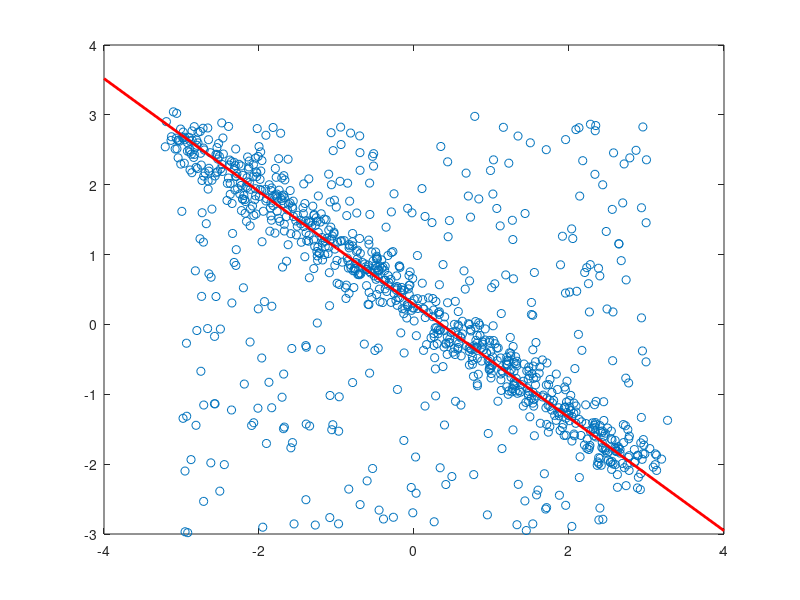

This chart was generated by the following MATLAB code: (Note: this script raises an error after producing the figure.)
clc
clear all
close all

%% 1. Understanding RANSAC
% 1.1
DATA = load('LineData.mat','x','y');
x = DATA.x; y = DATA.y;
data = [x;y];% a 2xn dataset with #n data points
num = 2;% the minimum number of points. For line fitting problem, num=2
iter = 1e+5;% the number of iterations
std = 0.2;
threshDist = sqrt(3.84*(std)^2);%0.3;% the threshold of the distances between points and the fitting line
p = 0.9999;
N = log(1-p)/log(1-(1-0.5)^num);
% inlierRatio = N/length(x);
inlierRatio = 0.1;% the threshold of the number of inliers 

% Plot the data points
figure;plot(data(1,:),data(2,:),'o');hold on;

number = size(data,2); % Total number of points
bestInNum = 0; % Best fitting line with largest number of inliers
bestParameter1=0;bestParameter2=0; % parameters for best fitting line

for i=1:iter
    % Randomly select 2 points
    idx = randperm(number,num); sample = data(:,idx);   
    % Compute the distances between all points with the fitting line 
    kLine = sample(:,2)-sample(:,1);% two points relative distance
    kLineNorm = kLine/norm(kLine);
    normVector = [-kLineNorm(2),kLineNorm(1)];%Ax+By+C=0 A=-kLineNorm(2),B=kLineNorm(1)
    distance = normVector*(data - repmat(sample(:,1),1,number));
    % Compute the inliers with distances smaller than the threshold
    inlierIdx = find(abs(distance)<=threshDist);
    inlierNum = length(inlierIdx);
    % Update the number of inliers and fitting model if better model is found     
    if inlierNum>=round(inlierRatio*number) && inlierNum>bestInNum
        bestInNum = inlierNum;
        parameter1 = (sample(2,2)-sample(2,1))/(sample(1,2)-sample(1,1));
        parameter2 = sample(2,1)-parameter1*sample(1,1);
        bestParameter1=parameter1; bestParameter2=parameter2;
    end
end

% Plot the best fitting line
% figure
% xAxis = -number/2:number/2;
xAxis = -4:4;
yAxis = bestParameter1*xAxis + bestParameter2;
plot(xAxis,yAxis,'r-','LineWidth',2);

% 1.2
ADATA = load('AffineData.mat','orig_feature_pt','trans_feature_pt');
Au = ADATA.orig_feature_pt;
Av = ADATA.trans_feature_pt;
subsum = 0;
threshold = 0.10;
iter = 100;
A = zeros(6,6);
for i=1:iter
    idx = randperm(size(Au,2),3);
    
    A(1:2,:) = kron(eye(2,2),[Au(1:2,idx(1))' 1]);
    A(3:4,:) = kron(eye(2,2),[Au(1:2,idx(2))' 1]);
    A(5:6,:) = kron(eye(2,2),[Au(1:2,idx(3))' 1]);
    b = [Av(1:2,idx(1))' Av(1:2,idx(2))' Av(1:2,idx(3))'];
    % Ax = b
    x=inv(A)*b';
    
    AT(1,:) = x(1:3);
    AT(2,:) = x(4:6);
    result = AT*[Au;ones(1,size(Au,2))];
    dist = sqrt(sum((Av - result).^2));
    summation = sum(dist < threshold);
    if summation > subsum
        subsum = summation;
        outputx = x;
    end
end
Afinal = zeros(3,3);
Afinal(:,1) = outputx(1:3);
Afinal(:,2) = outputx(4:6);
Afinal(3,3) = 1;

T = maketform('Affine',Afinal);
I1 = imread('castle_original.png');
Inew = imtransform(I1, T);
imshow(Inew)
figure;
I2 = imread('castle_transformed.png');
imshow(I2)

%% 2. Distance Transforms and Chamfer Matching
clear
Im = imread('cow.png');
Im = rgb2gray(Im);
th = [0.16 0.18];
Cedge = edge(Im,'Canny',th);
imshow(Cedge)

% 2.1
cedge = double(Cedge);
cedge(find(cedge==0)) = Inf;
cedge(find(cedge==1)) = 0;
cedge0 = cedge;

for i=2:size(cedge,1)
    for j=2:size(cedge,2)
        cedge(i,j) = min([cedge(i-1,j) cedge(i,j-1) cedge(i,j)]) + 1;
    end
end

for i=size(cedge,1)-1:-1:1
    for j=size(cedge,2)-1:-1:1
        cedge(i,j) = min([cedge(i+1,j) cedge(i,j+1) cedge(i,j)]) + 1;
    end
end
% imshow(uint8(cedge))

imshow(uint8(cedge));
figure
subplot 131; imshow(uint8(bwdist(Cedge,'chessboard')));
subplot 132; imshow(uint8(bwdist(Cedge,'cityblock')));
subplot 133; imshow(uint8(bwdist(Cedge,'euclidean')));

% 2.2
cedgeTemp = cedge;
cedgeTemp = double(cedgeTemp)./256;
ImTemp = imread('template.png');
ImTemp = double(ImTemp);
for i=1:size(cedgeTemp,1)-size(ImTemp,1)
    for j=1:size(cedgeTemp,2)-size(ImTemp,2)
        Diff = ImTemp.*cedgeTemp(i:i+size(ImTemp,1)-1,j:j+size(ImTemp,2)-1);
        Dist(i,j) = sum(sum(abs(Diff)));%sqrt(sum(sum(Diff.^2)));
    end
end

[M,I] = min(Dist(:));
[I_row, I_col] = ind2sub(size(Dist),I);

img2 = uint8(cedgeTemp);
ImCow = imread('cow.png');
for i=1:size(ImTemp,1)
    for j=1:size(ImTemp,2)
        if(ImTemp(i,j)==1)
            ImCow(i+I_row-1,j+I_col-1)=255;
        end
    end
end
imshow(ImCow)
